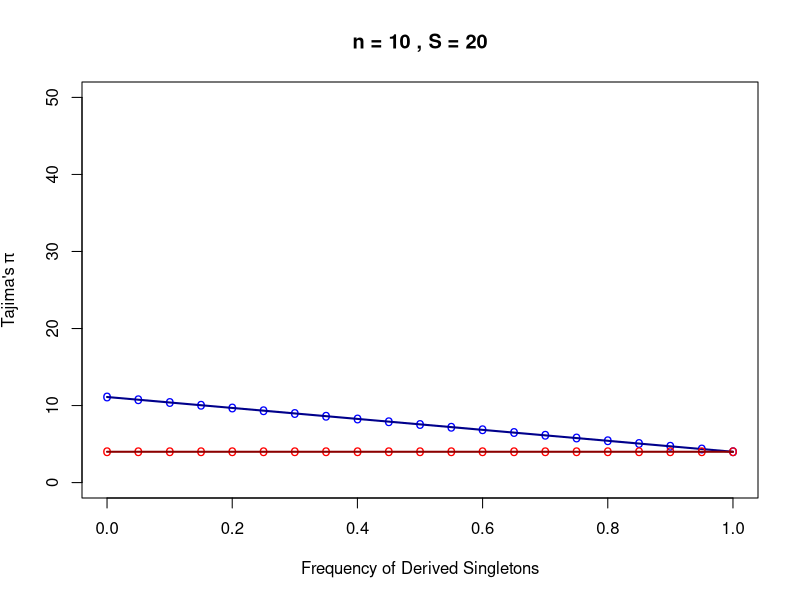
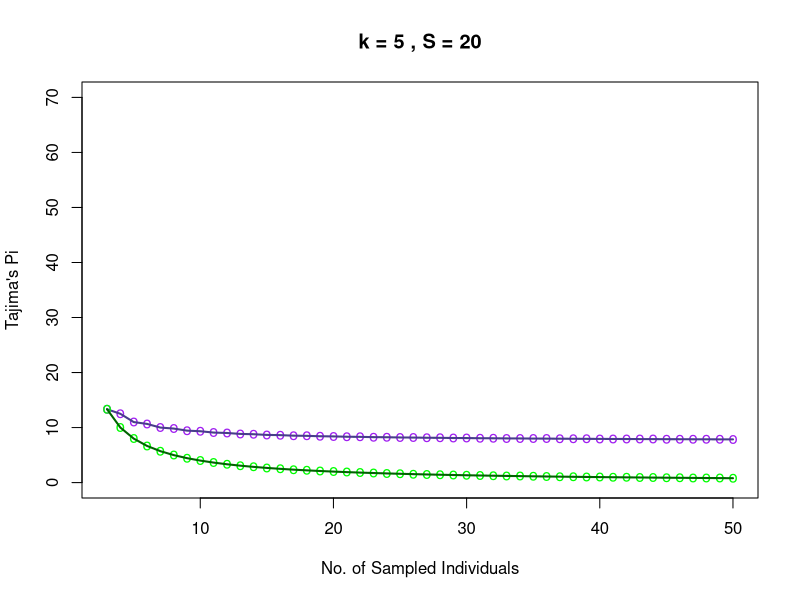
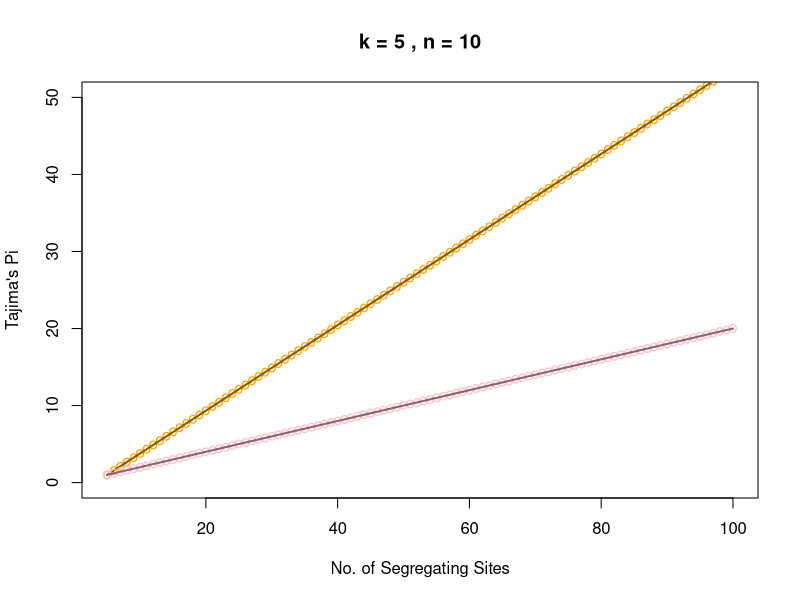
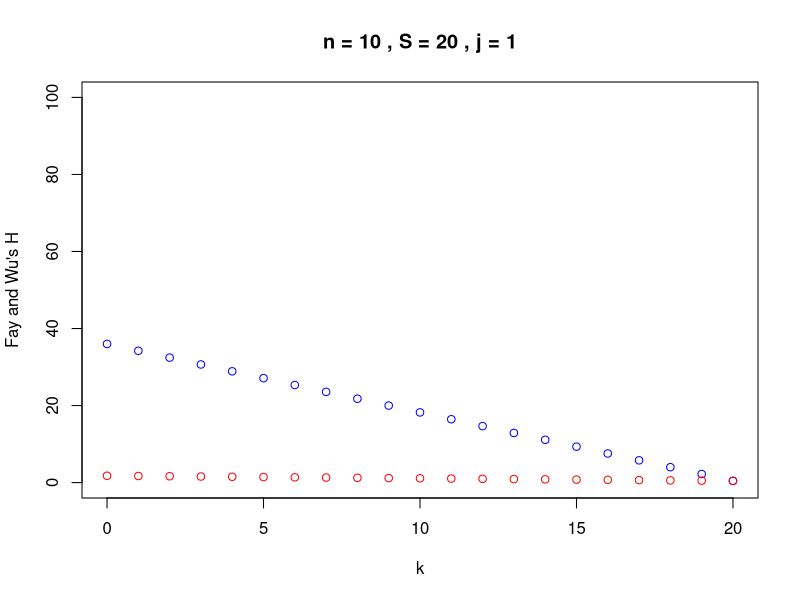
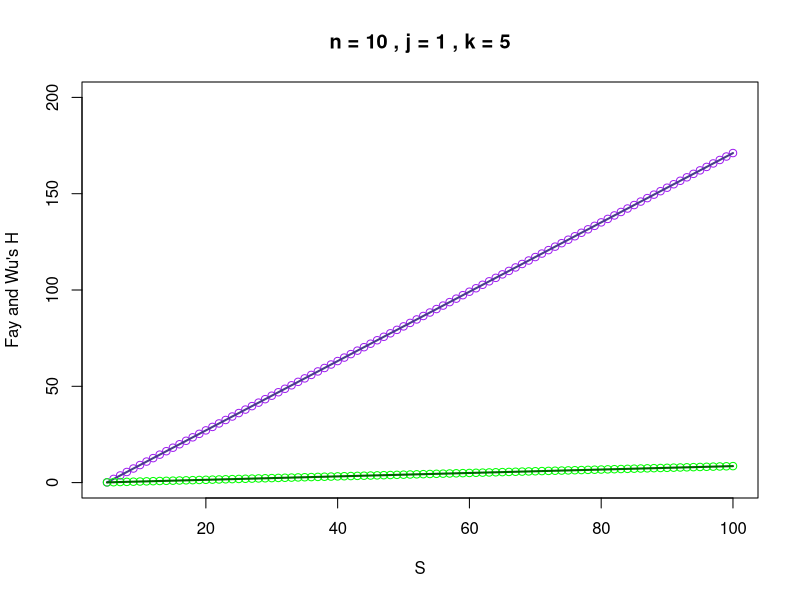
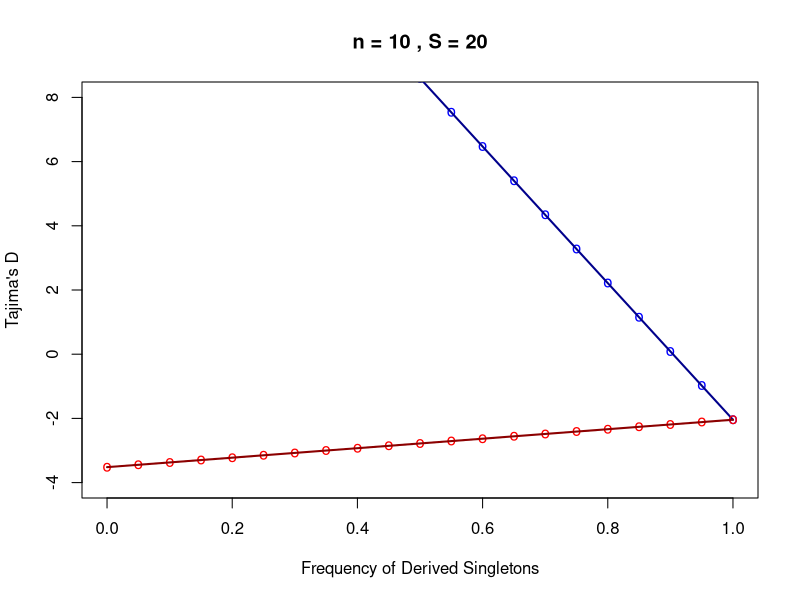
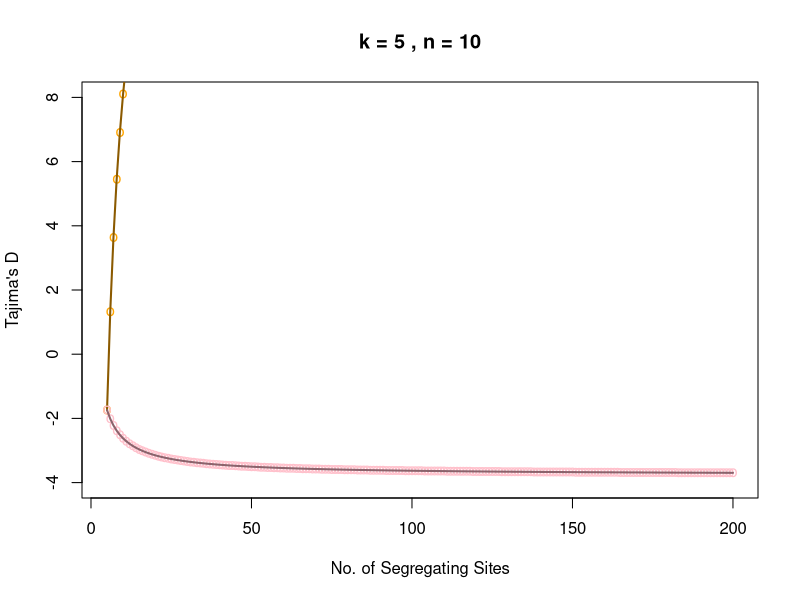
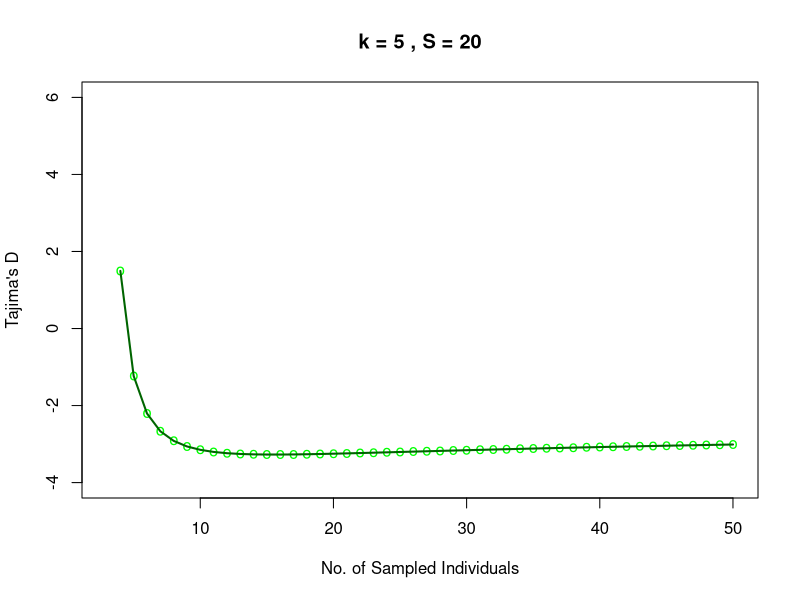

Generate these figures, in order, with R:
####### R code for Theta Bounds and Difference Statistics #######
####### Version 2.0: (8/30/2017)                          #######
####### By Alan Aw                                        #######

##### Bounds are mathematical, so 
##### work for any mutation model 
##### (infinite sites, infinite alleles) #####

#### Paramaters ####
S = 100 # Segregating Sites
n = 50 # Individuals
j = 1 # Component of SFS, must be in [1,n-1]
k = 5 # Value of \xi_j, must be in [0,S]
####

###########################################
######### Theta Estimator Bounds ##########
###########################################

#### Tajima's Pi ####
f.max <- function(n,j) { # Helper function: get upper bound
  f.max.out = 0 
  for (i in 1:(n-1)) {
    if (i!=j & i*(n-i) > f.max.out) {
      f.max.out = i * (n-i)
    }
  }
  return(f.max.out)
}

f.min <- function(n,j) { # Helper function: get lower bound
  f.min.out = n * n 
  for (i in 1:(n-1)) {
    if (i!=j & i*(n-i) < f.min.out) {
      f.min.out = i * (n-i)
    }
  }
  return(f.min.out)
}

### Upper Bound ###
f.thetaPi.max <- function(n,S,j,k) { 
  (k*j*(n-j) + (S-k)*f.max(n,j)) / choose(n,2)
}

### Lower Bound ###
f.thetaPi.min <- function(n,S,j,k) {
  (k*j*(n-j) + (S-k)*f.min(n,j)) / choose(n,2)
} 

### Example Plots ###
## Initialize some parameters ##
n=10
S=20
j=1
k=5

## Let's plot dependence of
## Tajima's Pi on k ##
vec.k = c(0:S) 
vec.thetaPi.max = f.thetaPi.max(n,S,j,vec.k)
plot(vec.k/S,vec.thetaPi.max, xlab="Frequency of Derived Singletons", ylab=expression("Tajima's"~pi),col="blue",ylim=c(0,50),main=paste("n =",n,", S =", S),pch="o")
lines(vec.k/S, vec.thetaPi.max, xlim=range(vec.k), ylim=range(vec.thetaPi.max), col="blue4",lwd=2,pch=16)
vec.thetaPi.min = f.thetaPi.min(n,S,j,vec.k) 
points(vec.k/S,vec.thetaPi.min,col="red",pch="o") 
lines(vec.k/S, vec.thetaPi.min, xlim=range(vec.k), ylim=range(vec.thetaPi.min), col="darkred",lwd=2,pch=16)

## Let's plot dependence of
## Tajima's Pi on n ##
n.lower=3
n.upper=50
vec.n = c(n.lower:n.upper)
vec.thetaPi.max=c(1:length(vec.n))
for (i in 1:length(vec.n)) {
  vec.thetaPi.max[i]=f.thetaPi.max(i+n.lower-1,S,j,k) 
}
plot(vec.n,vec.thetaPi.max, xlab="No. of Sampled Individuals", ylab="Tajima's Pi",col="purple",ylim=c(0,70),main=paste("k =",k,", S =",S),pch="o")
lines(vec.n, vec.thetaPi.max, xlim=range(vec.n), ylim=range(vec.thetaPi.max), col="darkslateblue",lwd=2,pch=16)
vec.ThetaPi.min=c(1:length(vec.n))
for (i in 1:length(vec.n)) {
  vec.thetaPi.min[i]=f.thetaPi.min(i+n.lower-1,S,j,k) 
}
points(vec.n,vec.thetaPi.min,col="green",pch="o") 
lines(vec.n, vec.thetaPi.min, xlim=range(vec.n), ylim=range(vec.thetaPi.min), col="darkgreen",lwd=2,pch=16)

## Let's plot dependence of
## Tajima's Pi on S ##
vec.S = seq(from=k,to=100,by=1) 
vec.thetaPi.max = f.thetaPi.max(n,vec.S,j,k)
plot(vec.S,vec.thetaPi.max, xlab="No. of Segregating Sites", ylab="Tajima's Pi",col="orange",ylim=c(0,50),main=paste("k =",k,", n =",n),pch="o")
lines(vec.S, vec.thetaPi.max, xlim=range(vec.S), ylim=range(vec.thetaPi.max), col="orange4",lwd=2,pch=16)
vec.thetaPi.min = f.thetaPi.min(n,vec.S,j,k)
points(vec.S,vec.thetaPi.min,col="pink",pch="o") 
lines(vec.S, vec.thetaPi.min, xlim=range(vec.S), ylim=range(vec.thetaPi.min), col="pink4",lwd=2,pch=16)

####

#### Fay and Wu's H ####
#### DO NOT RUN THIS PART IN CONJUNCTION 
#### with Tajima's Pi code above! ####

f.max <- function(n,j) { # Helper function: get upper bound
  f.max.out = 0 
  for (i in 1:(n-1)) {
    if (i!=j & i*i > f.max.out) {
      f.max.out = i*i
    }
  }
  return(f.max.out)
}

f.min <- function(n,j) { # Helper function: get lower bound
  f.min.out = n * n 
  for (i in 1:(n-1)) {
    if (i!=j & i*i < f.min.out) {
      f.min.out = i*i
    }
  }
  return(f.min.out)
}

### Upper Bound ###
f.thetaH.max <- function(n,S,j,k) { 
  (k*j*j + (S-k)*f.max(n,j)) / choose(n,2)
}

### Lower Bound ###
f.thetaH.min <- function(n,S,j,k) {
  (k*j*j + (S-k)*f.min(n,j)) / choose(n,2)
}

### Example Plots ###
##
n=10
S=20
j=1

## Let's plot dependence of
## Fay and Wu's H on k ##
vec.k = c(0:S)
vec.thetaH.max = f.thetaH.max(n,S,j,vec.k)
plot(vec.k,vec.thetaH.max, xlab="k", ylab="Fay and Wu's H",col="blue",ylim=c(0,100),main=paste("n =",n,", S =",S,", j =",j))
vec.thetaH.min = f.thetaH.min(n,S,j,vec.k)
points(vec.k,vec.thetaH.min,col="red") 

## Let's plot dependence of
## Fay and Wu's H on S ##
vec.S = seq(from=k,to=100,by=1) 
vec.thetaH.max = f.thetaH.max(n,vec.S,j,k)
plot(vec.S,vec.thetaH.max, xlab="S", ylab="Fay and Wu's H",col="purple",ylim=c(0,200),main=paste("n =",n,", j =",j,", k =",k))
lines(vec.S, vec.thetaH.max, xlim=range(vec.S), ylim=range(vec.thetaH.max), col="darkslateblue",lwd=2,pch=16)
vec.thetaH.min = f.thetaH.min(n,vec.S,j,k)
points(vec.S,vec.thetaH.min,col="green") 
lines(vec.S, vec.thetaH.min, xlim=range(vec.S), ylim=range(vec.thetaH.min), col="darkgreen",lwd=2,pch=16)


###########################################
########## Difference Statistics ##########
###########################################

#### Helper Functions ####
little.a <- function(n) {
  harm.sum = 0
  for (i in 1:(n-1)) {
    harm.sum = harm.sum + 1/i
  }
  return(harm.sum)
}

big.a <- function(n) {
  harm.sum.square = 0
  for (i in 1:(n-1)) {
    harm.sum.square = harm.sum.square + 1/(i^2)
  }
  return(harm.sum.square)
}

### For Tajima's D ### (see Simonsen, Churchill, Aquadro, 1995)
v.T <- function(n) {
  (2*(n^2+n+3)/(9*n*(n-1))-(n+2)/(little.a(n)*n) + big.a(n)/(little.a(n))^2) / (little.a(n)^2+big.a(n))
}

u.T <- function(n) {
  (((n+1)/(3*(n-1))-1/little.a(n))/little.a(n)) - v.T(n) 
} ###

### For Fu and Li's F ### (see Simonsen, Churchill, Aquadro, 1995)
v.F <- function(n) {
  ((2*n^3 + 110*n^2 -255*n + 153)/(9*n^2*(n-1))+(2*(n-1)*little.a(n))/(n^2)-(8*big.a(n))/n) / (little.a(n)^2+big.a(n))
}

u.F <- function(n) {
  ((4*n^2+19*n+3-12*(n+1)*little.a(n+1))/(3*n*(n-1)))/little.a(n) - v.F(n)
}
#### Tajima's D ####

### Upper Bound ###
f.TajimaD.max <- function(n,S,j,k) {
  return((f.thetaPi.max(n,S,j,k) - S/little.a(n)) / sqrt(u.T(n)*S + v.T(n)*S*S))
}

### Lower Bound ###
f.TajimaD.min <- function(n,S,j,k) {
  (f.thetaPi.min(n,S,j,k) - S/little.a(n)) / sqrt(u.T(n)*S + v.T(n)*S*S)
}

## Let's plot dependence of
## Tajima's D on frequency of singletons, k ##
vec.k = c(0:S)
vec.TajimaD.max = f.TajimaD.max(n,S,j,vec.k)
plot(vec.k/S,vec.TajimaD.max, xlab="Frequency of Derived Singletons", ylab="Tajima's D",col="blue",ylim=c(-4,8),main=paste("n =",n,", S =",S),pch="o")
lines(vec.k/S, vec.TajimaD.max, xlim=range(vec.k), ylim=range(vec.TajimaD.max), col="blue4",lwd=2,pch=16)
vec.TajimaD.min = f.TajimaD.min(n,S,j,vec.k)   
points(vec.k/S,vec.TajimaD.min,col="red",pch="o") 
lines(vec.k/S, vec.TajimaD.min, xlim=range(vec.k), ylim=range(vec.TajimaD.min), col="darkred",lwd=2,pch=16)

## Let's plot dependence of
## Tajima's D on S ##
vec.S = seq(from=k,to=200,by=1) 
vec.TajimaD.max = f.TajimaD.max(n,vec.S,j,k)
plot(vec.S,vec.TajimaD.max, xlab="No. of Segregating Sites", ylab="Tajima's D",col="orange",xlim=range(vec.S), ylim=range(-4,8),main=paste("k =",k,", n =",n),pch="o")
lines(vec.S, vec.TajimaD.max, xlim=range(vec.S), ylim=range(vec.TajimaD.max), col="orange4",lwd=2,pch=16)
vec.TajimaD.min = f.TajimaD.min(n,vec.S,j,k)
points(vec.S,vec.TajimaD.min,col="pink",pch="o") 
lines(vec.S, vec.TajimaD.min, xlim=range(vec.S), ylim=range(vec.TajimaD.min), col="pink4",lwd=2,pch=16)

## Let's plot dependence of
## Tajima's D on n ##
n.lower=3
n.upper=50
vec.n = c(n.lower:n.upper)
vec.TajimaD.max=c(1:length(vec.n))
for (i in 1:length(vec.n)) {
  vec.TajimaD.max[i]=f.TajimaD.max(i+n.lower-1,S,j,k) 
}
plot(vec.n,vec.TajimaD.max, xlab="No. of Sampled Individuals", ylab="Tajima's D",col="purple",xlim=range(vec.n), ylim=range(-4,6),main=paste("k =",k,", S =",S),pch="o")
lines(vec.n, vec.TajimaD.max, xlim=range(vec.n), ylim=range(vec.TajimaD.max), col="darkslateblue",lwd=2,pch=16)
vec.TajimaD.min=c(1:length(vec.n))
for (i in 1:length(vec.n)) {
  vec.TajimaD.min[i]=f.TajimaD.min(i+n.lower-1,S,j,k) 
}
points(vec.n,vec.TajimaD.min,col="green",pch="o") 
lines(vec.n, vec.TajimaD.min, xlim=range(vec.n), ylim=range(vec.TajimaD.min), col="darkgreen",lwd=2,pch=16)

#### Fu and Li's F ####

### Upper Bound ###
f.FuLiF.max <- function(n,S,j,k) {
  (f.thetaPi.max(n,S,j,k) - k) / sqrt(u.F(n)*S + v.F(n)*S*S)
}

### Lower Bound ###
f.FuLiF.min <- function(n,S,j,k) {
  (f.thetaPi.min(n,S,j,k) - k) / sqrt(u.F(n)*S + v.F(n)*S*S)
}

## Let's plot dependence of
## Fu and Li's F on frequency of singletons \xi_1 ##
vec.k = c(0:S)
vec.FuLiF.max = f.FuLiF.max(n,S,j,vec.k)
plot(vec.k/S,vec.FuLiF.max, xlab="Frequency of Derived Singletons", ylab="Fu and Li's F",col="blue",ylim=c(-12,6),main=paste("n =",n,", S =",S),pch="o")
lines(vec.k/S, vec.FuLiF.max, xlim=range(vec.k/S), ylim=range(vec.FuLiF.max), col="blue4",lwd=2,pch=16)
vec.FuLiF.min = f.FuLiF.min(n,S,j,vec.k)   
points(vec.k/S,vec.FuLiF.min,col="red",pch="o") 
lines(vec.k/S, vec.FuLiF.min, xlim=range(vec.k/S), ylim=range(vec.FuLiF.min), col="darkred",lwd=2,pch=16)

## Let's plot dependence of
## Fu and Li's F on S ##
vec.S = seq(from=k,to=200,by=1) 
vec.FuLiF.max = f.FuLiF.max(n,vec.S,j,k)
plot(vec.S,vec.FuLiF.max, xlab="No. of Segregating Sites", ylab="Fu and Li's F",col="orange",xlim=range(vec.S), ylim=range(-12,6),main=paste("k =",k,", n =",n),pch="o")
lines(vec.S, vec.FuLiF.max, xlim=range(vec.S), ylim=range(vec.FuLiF.max), col="orange4",lwd=2,pch=16)
vec.FuLiF.min = f.FuLiF.min(n,vec.S,j,k)
points(vec.S,vec.FuLiF.min,col="pink",pch="o") 
lines(vec.S, vec.FuLiF.min, xlim=range(vec.S), ylim=range(vec.FuLiF.min), col="pink4",lwd=2,pch=16)

## Let's plot dependence of
## Fu and Li's F on n ##
n.lower=3
n.upper=100
vec.n = c(n.lower:n.upper)
vec.FuLiF.max=c(1:length(vec.n))
for (i in 1:length(vec.n)) {
  vec.FuLiF.max[i]=f.FuLiF.max(i+n.lower-1,S,j,k) 
}
plot(vec.n,vec.FuLiF.max, xlab="No. of Sampled Individuals", ylab="Fu and Li's F",col="purple",xlim=range(vec.n), ylim=range(-4,12),main=paste("k =",k,", S =",S),pch="o")
lines(vec.n, vec.FuLiF.max, xlim=range(vec.n), ylim=range(vec.FuLiF.max), col="darkslateblue",lwd=2,pch=16)
vec.FuLiF.min=c(1:length(vec.n))
for (i in 1:length(vec.n)) {
  vec.FuLiF.min[i]=f.FuLiF.min(i+n.lower-1,S,j,k) 
}
points(vec.n,vec.FuLiF.min,col="green",pch="o") 
lines(vec.n, vec.FuLiF.min, xlim=range(vec.n), ylim=range(vec.FuLiF.min), col="darkgreen",lwd=2,pch=16)
